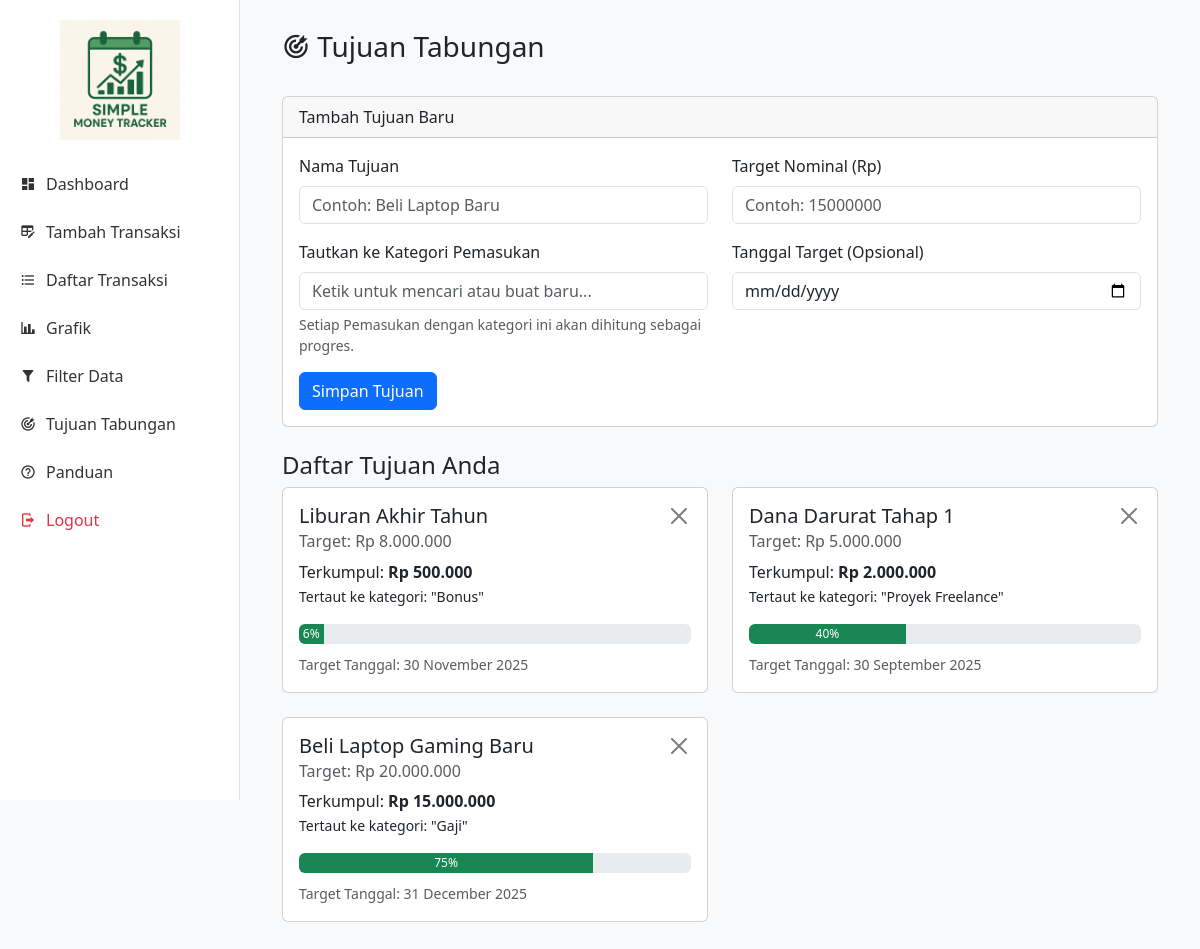
The app's page /tujuan_tabungan.php (signed in) with its own data.
### tables this page shows
CREATE TABLE `goals` (
`id` int(11) NOT NULL AUTO_INCREMENT,
`user_id` int(11) NOT NULL,
`nama_tujuan` varchar(255) NOT NULL,
`target_amount` int(11) NOT NULL,
`kategori_terkait` varchar(100) NOT NULL,
`target_date` date DEFAULT NULL,
`created_at` timestamp NOT NULL DEFAULT current_timestamp(),
PRIMARY KEY (`id`),
KEY `user_id` (`user_id`),
CONSTRAINT `goals_ibfk_1` FOREIGN KEY (`user_id`) REFERENCES `users` (`id`) ON DELETE CASCADE
);

### tujuan_tabungan.php (the view, shortened to what this page needs)
<?php
include 'koneksi.php';
$user_id = $_SESSION['user_id'];
$goals = [];
$stmt_goals = $conn->prepare("SELECT * FROM goals WHERE user_id = ? ORDER BY created_at DESC");
$stmt_goals->bind_param("i", $user_id);
$stmt_goals->execute();
$result_goals = $stmt_goals->get_result();
if ($result_goals) {
    while ($row = $result_goals->fetch_assoc()) {
        $kategori = $row['kategori_terkait'];
        $stmt_sum = $conn->prepare("SELECT SUM(amount) as terkumpul FROM transactions WHERE user_id = ? AND kategori = ? AND type = 'Pemasukan'");
        $stmt_sum->bind_param("is", $user_id, $kategori);
        $stmt_sum->execute();
        $result_sum = $stmt_sum->get_result()->fetch_assoc();
        $row['terkumpul'] = $result_sum['terkumpul'] ? $result_sum['terkumpul'] : 0;
        $goals[] = $row;
    }
}
?>
<!DOCTYPE html>
<html lang="id">
<head>
    <link href="https://cdn.jsdelivr.net/npm/bootstrap@5.3.0/dist/css/bootstrap.min.css" rel="stylesheet">
    <link href="https://cdn.jsdelivr.net/npm/@mdi/font@6.5.95/css/materialdesignicons.min.css" rel="stylesheet">
    <link rel="stylesheet" href="style.css">
</head>
<body>
<?php include 'sidebar.php'; ?>
<div class="main-content">
    <div class="container">
        <div class="d-flex justify-content-between align-items-center mb-4">
            <h3><i class="mdi mdi-bullseye-arrow"></i> Tujuan Tabungan</h3>
        </div>
        <div class="card mb-4">
            <div class="card-header">
                Tambah Tujuan Baru
            </div>
            <div class="card-body">
                <form method="POST" action="">
                    <div class="row">
                        <div class="col-md-6 mb-3">
                            <label for="nama_tujuan" class="form-label">Nama Tujuan</label>
                            <input type="text" class="form-control" id="nama_tujuan" name="nama_tujuan" placeholder="Contoh: Beli Laptop Baru" required>
                        </div>
                        <div class="col-md-6 mb-3">
                            <label for="target_amount" class="form-label">Target Nominal (Rp)</label>
                            <input type="number" class="form-control" id="target_amount" name="target_amount" placeholder="Contoh: 15000000" required>
                        </div>
                    </div>
                    <div class="row">
                        <div class="col-md-6 mb-3">
                            <label for="kategori_terkait" class="form-label">Tautkan ke Kategori Pemasukan</label>
                            <input class="form-control" list="kategoriOptions" id="kategori_terkait" name="kategori_terkait" placeholder="Ketik untuk mencari atau buat baru..." required>
                            <div class="form-text">Setiap Pemasukan dengan kategori ini akan dihitung sebagai progres.</div>
                        </div>
                        <div class="col-md-6 mb-3">
                            <label for="target_date" class="form-label">Tanggal Target (Opsional)</label>
                            <input type="date" class="form-control" id="target_date" name="target_date">
                        </div>
                    </div>
                    <button type="submit" name="tambah_tujuan" class="btn btn-primary">Simpan Tujuan</button>
                </form>
            </div>
        </div>
        <h4>Daftar Tujuan Anda</h4>
        <div class="row">
            <?php if (empty($goals)): ?>
                <div class="col-12">
                    <p class="text-center">Anda belum memiliki tujuan. Ayo buat satu!</p>
                </div>
            <?php else: ?>
                <?php foreach ($goals as $goal): ?>
                    <?php
                        $progress_percent = ($goal['target_amount'] > 0) ? ($goal['terkumpul'] / $goal['target_amount']) * 100 : 0;
                    ?>
                    <div class="col-md-6 mb-4">
                        <div class="card h-100">
                            <div class="card-body">
                                <div class="d-flex justify-content-between">
                                    <h5 class="card-title"><?php echo htmlspecialchars($goal['nama_tujuan']); ?></h5>
                                    <button type="button" class="btn-close" data-bs-toggle="modal" data-bs-target="#hapusModal" data-id="<?php echo $goal['id']; ?>"></button>
                                </div>
                                <h6 class="card-subtitle mb-2 text-muted">Target: Rp <?php echo number_format($goal['target_amount'], 0, ',', '.'); ?></h6>
                                <p class="card-text">
                                    Terkumpul: <strong>Rp <?php echo number_format($goal['terkumpul'], 0, ',', '.'); ?></strong>
                                    <br>
                                    <small>Tertaut ke kategori: "<?php echo htmlspecialchars($goal['kategori_terkait']); ?>"</small>
                                </p>
                                <div class="progress" style="height: 20px;">
                                    <div class="progress-bar bg-success" role="progressbar" style="width: <?php echo $progress_percent; ?>%;" aria-valuenow="<?php echo $progress_percent; ?>" aria-valuemin="0" aria-valuemax="100"><?php echo round($progress_percent); ?>%</div>
                                </div>
                                <?php if ($goal['target_date']): ?>
                                    <p class="card-text mt-2"><small class="text-muted">Target Tanggal: <?php echo date('d F Y', strtotime($goal['target_date'])); ?></small></p>
                                <?php endif; ?>
                            </div>
                        </div>
                    </div>
                <?php endforeach; ?>
            <?php endif; ?>
        </div>
    </div>
</div>
</body>
</html>

### style.css (style rules this page uses)
body { background-color: #f8f9fa; font-family: 'Segoe UI', sans-serif; }
.main-content { margin-left: 240px; padding: 30px; }

### records on screen
goals: nama_tujuan "Liburan Akhir Tahun", target_amount "8.000.000", terkumpul "500.000", kategori_terkait "Bonus", target_amount "6", target_date "30 November 2025"
goals: nama_tujuan "Dana Darurat Tahap 1", target_amount "5.000.000", terkumpul "2.000.000", kategori_terkait "Proyek Freelance", target_amount "40", target_date "30 September 2025"
goals: nama_tujuan "Beli Laptop Gaming Baru", target_amount "20.000.000", terkumpul "15.000.000", kategori_terkait "Gaji", target_amount "75", target_date "31 December 2025"
